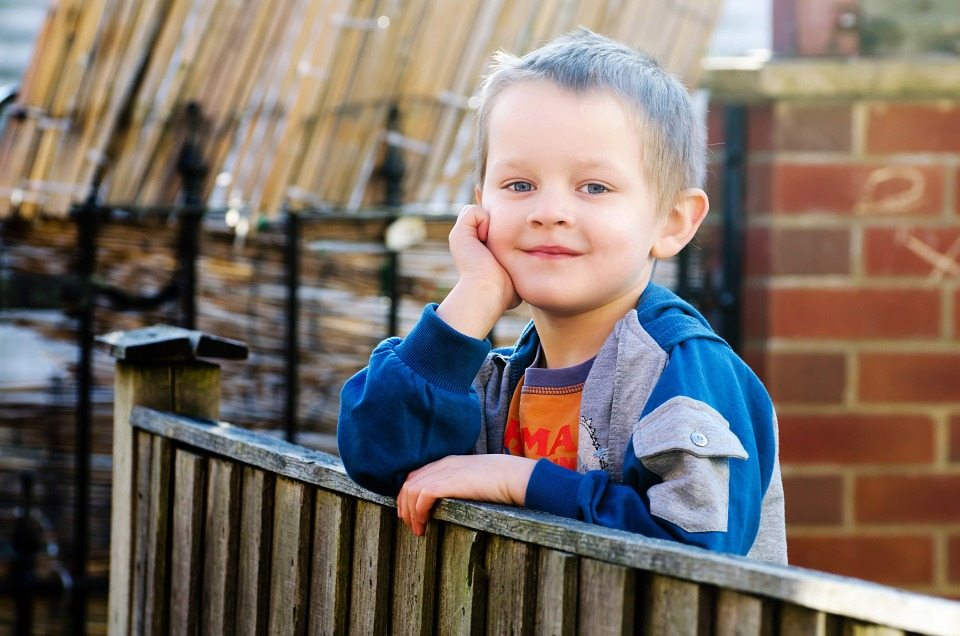
#> input picture board/images/face/03.jpg, 960 x 636 px
$ python new.py
#> lines starting #> are read from the running program, lines starting #| are printed output that depends on the picture; after the words box and inside, x2 and y2 are one past the last pixel; in counts of white or black regions, pixels touching at a corner belong together
import numpy as np, cv2
from PIL import Image, ImageDraw, ImageFont

DRAW_RECTANGLE = 0  # 사각형 그리기
DRAW_CIRCLE    = 1  # 원 그리기
DRAW_ECLIPSE   = 2  # 타원 그리기
DRAW_LINE      = 3  # 직선 그리기
DRAW_BRUSH     = 4  # 브러시 그리기
ERASE          = 5  # 지우개
BLURRING       = 6  # 블러 인덱스
MOSAIC         = 7  # 모자이크
SAVE           = 8  # 저장
PLUS           = 9  # 밝게 하기 명령
MINUS          = 10 # 어둡게 하기 명령
CREAR          = 11 # 지우기   명령
BLACK          = 12  # 흑백
COLOR          = 13 # 색상 아이콘
PALETTE        = 14 # 색상 팔레트
HUE_IDX        = 15 # 색상 인덱스
TEXT        = 16 #텍스트 생성시 사용되는 임시
quality = 100 # 화질 기본값 - 100

# 전역 변수
mouse_mode, draw_mode = 0, 0                # 그리기 모드, 마우스 상태
pt1, pt2, Color = (0, 0), (0, 0), (0, 0, 0) # 시작 좌표, 종료 좌표
thickness = 3                               # 선 두께

image = cv2.imread("images/face/03.jpg", cv2.IMREAD_UNCHANGED)  #이미지 받아오기
#> image is the input picture: shape (636, 960, 3); mean B, G, R 101.8, 110.2, 122.1
if image is None:
    raise Exception("영상 파일 읽기 오류 발생")

def mosaic(src, ratio=0.1):     # 모자이크 함수
    # 이미지를 모자이크로 만드는 함수 모자이크의 정도는 ratio로 수정 가능

    small = cv2.resize(src, None, fx=ratio, fy=ratio, interpolation=cv2.INTER_NEAREST)
    return cv2.resize(small, src.shape[:2][::-1], interpolation=cv2.INTER_NEAREST)

def create_hueIndex(image, roi):  # hue 인덱스로 색상 인덱스를 만드는 함수
    x, y, w, h =  roi                         # 관심 영역 너비, 높이
    index = [[(j, 1, 1) for j in range(w)] for i in range(h)]      # 가로로 만들기
    ratios = (180 / w, 255, 255)
    hueIndex = np.multiply(index, ratios).astype('uint8')  # HSV 화소값 행렬

    image[y:y+h, x:x+w] = cv2.cvtColor(hueIndex, cv2.COLOR_HSV2BGR)

def create_colorPlatte(image, idx, roi):    # 색상 팔레트 만드는 함수
    x, y, w, h = roi
    hue = idx-x
    palatte = [[(hue, j, h-i-1) for j in range(w)] for i in range(h)]

    ratios = (180/w, 255/w, 255/h )
    palatte = np.multiply(palatte, ratios).astype('uint8')

    image[y:y+h, x:x+w] = cv2.cvtColor(palatte, cv2.COLOR_HSV2BGR)


# [288 lines left out: functions onMouse, draw, command, onTrackbar, onTrackbar2, not called in this run]


def place_icons(menuImage, size):
    icon_name = ["rect", "circle", "eclipe", "line",  # 아이콘 파일 이름 리스트 생성
                 "brush", "eraser", "blur", "mosaic", "quality",
                 "plus", "minus", "clear", "black","color"]

    #아이콘 위치와 크기를 관심 영역 리스트로 생성
    icons = [(i%2, i//2, 1, 1) for i in range(len(icon_name))]

    icons = np.multiply(icons, size*2)                  # icons 모든 원소에 size 곱합

    for roi, name in zip(icons, icon_name):
        icon = cv2.imread('images/icon/%s.jpg' %name, cv2.IMREAD_COLOR)
        if icon is None: continue
        x, y, w, h = roi
        menuImage[y:y+h, x:x+w] = cv2.resize(icon, size)

    return list(icons)                   # 팔레트 생성

# 메뉴창 만드는 코드 세로의 크기는 불러온 이미지와 동일
# 가로의 크기는 불러온 이미지의 4분의 1 크기 ()
menuImage = np.full((image.shape[0], int(image.shape[1]/4), 3), 255, np.uint8)

#아이콘 크기조절
xIcon = int(menuImage.shape[1]/2)
#> xIcon = 120
yIcon = int(image.shape[0]/12)
#> yIcon = 53
icons = place_icons(menuImage, (xIcon, yIcon))
#> icons = 14 items, first 6: [0, 0, 120, 53], [120, 0, 120, 53], [0, 53, 120, 53], [120, 53, 120, 53], [0, 106, 120, 53], [120, 106, 120, 53]
#> menuImage: shape (636, 240, 3); every value is 255

# 마지막 아이콘의 위치를 불러온다.
x, y, w, h = icons[-1]                               # 아이콘 사각형 마지막 원소
#> x = 120; y = 318; w = 120; h = 53

icons.append((0, y + h, menuImage.shape[1],int(menuImage.shape[0]*9/30)))
icons.append((0, y + h + int(menuImage.shape[0]*9/30), menuImage.shape[1], int(menuImage.shape[0]/30)))  # 색상 인덱스 사각형 추가

# 팔레트와 색상인덱스를 실제로 생성 함수를 호출
create_colorPlatte(menuImage, 0, icons[PALETTE])    # 팔레트 생성
#> in create_colorPlatte, `x, y, w, h = roi`: x = 0; y = 371; w = 240; h = 190
#> in create_colorPlatte, `hue = idx-x`: hue = 0
#> in create_colorPlatte, `palatte = [[(hue, j, h-i-1) for j in range(w)] for i in range(h)]`: palatte = 190 items
#> in create_colorPlatte, `ratios = (180/w, 255/w, 255/h )`: ratios = (0.75, 1.06, 1.34)
#> in create_colorPlatte, `palatte = np.multiply(palatte, ratios).astype('uint8')`:
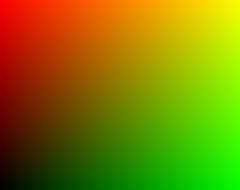
#> palatte: shape (190, 240, 3); mean of channels 0, 1, 2 0, 126.5, 126.3; drawn as B, G, R
#> in create_colorPlatte, `image[y:y+h, x:x+w] = cv2.cvtColor(palatte, cv2.COLOR_HSV2BGR)`:
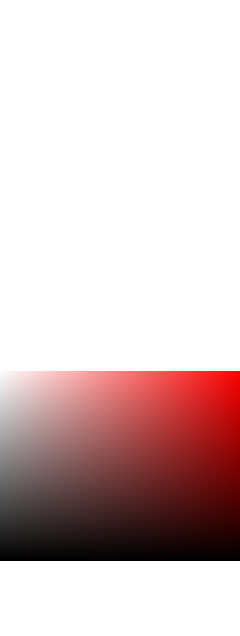
#> image: shape (636, 240, 3); mean B, G, R 197.7, 197.7, 216.6
create_hueIndex(menuImage, icons[HUE_IDX])          # 색상 인덱스 생성
#> in create_hueIndex, `x, y, w, h =  roi`: x = 0; y = 561; h = 21
#> in create_hueIndex, `ratios = (180 / w, 255, 255)`: ratios = (0.75, 255, 255)
#> in create_hueIndex, `hueIndex = np.multiply(index, ratios).astype('uint8')`:
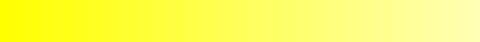
#> hueIndex: shape (21, 240, 3) (shown 2 times larger); mean of channels 0, 1, 2 89.2, 255, 255; drawn as B, G, R
#> in create_hueIndex, `image[y:y+h, x:x+w] = cv2.cvtColor(hueIndex, cv2.COLOR_HSV2BGR)`:
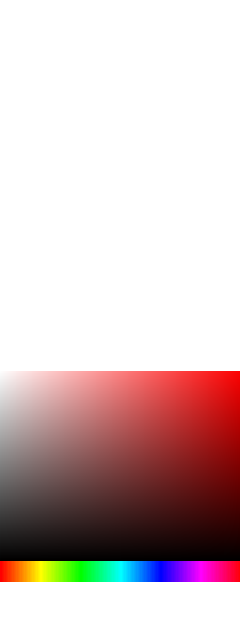
#> image: shape (636, 240, 3); 3.3% of pixels changed, all inside (x1, y1, x2, y2) = (0, 561, 240, 582)

# 메뉴이미지를 기존이미지와 병합
image2 = np.hstack((menuImage,image))
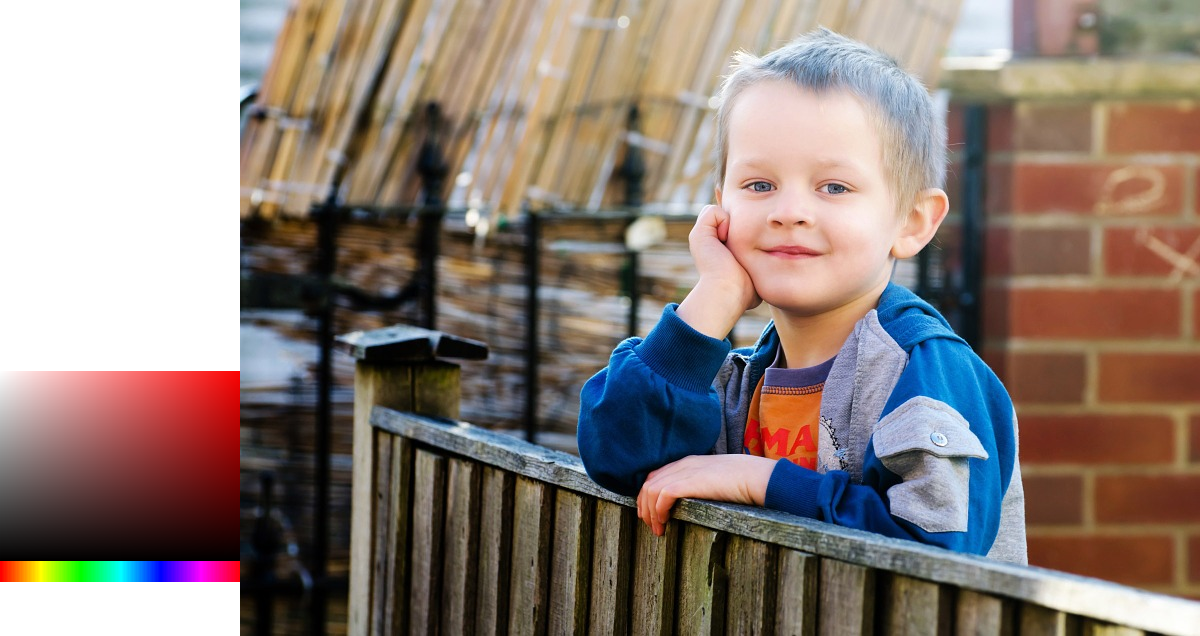
#> image2: shape (636, 1200, 3); mean B, G, R 120.2, 126.8, 140.1
cv2.imshow("test",image2)
cv2.setMouseCallback("test", onMouse)                 # 마우스 콜백 함수
cv2.createTrackbar("Thickness", "test", thickness, 255, onTrackbar)
cv2.setTrackbarMin('Thickness', 'test', 1)
cv2.createTrackbar("quality", "test", quality, 100, onTrackbar2)

xIcon = int(menuImage.shape[1]/2)
yIcon = int(menuImage.shape[0]/12)
canvas = image2[:, menuImage.shape[1]:] # 메뉴를 제외한 캔버스 영역

# 초기 블러이미지 생성을 위한 기본 이미지를 복사
bluImage = image

# 초기 마스크 이미지를 생성한다.
mask = np.zeros_like(bluImage)

# 블러 처리를 위한 커널을 생성
kernel = np.ones((5, 5)) / 5 ** 2

# 블러 이미지 생성
bluImage = cv2.filter2D(bluImage, -1, kernel)

c1 = canvas.copy()

# 초기 마스크 생성을 위한 코드
bluImage = image                                # 초기 블러 이미지 생성을 위한 기본 이미지를 복사
mask = np.zeros_like(bluImage)                  # 초기 마스크 이미지를 생성한다.
kernel = np.ones((5, 5)) / 5 ** 2               # 블러 처리를 위한 커널을 생성
bluImage = cv2.filter2D(bluImage, -1, kernel)   # 블러 이미지 생성
c1 = canvas.copy()

mosaImage = image
mask1 = np.zeros_like(mosaImage)
kernel = np.ones((5, 5)) / 5 ** 2
mosaImage = mosaic(mosaImage)
#> in mosaic, `small = cv2.resize(src, None, fx=ratio, fy=ratio, interpolation=cv2.IN..`:
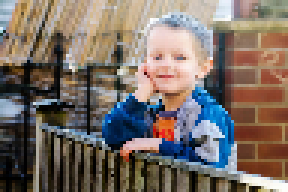
#> small: shape (64, 96, 3) (shown 3 times larger); mean B, G, R 102.3, 110.3, 122
#> in mosaic, `return cv2.resize(small, src.shape[:2][::-1], interpolation=cv2.INTER_..`:
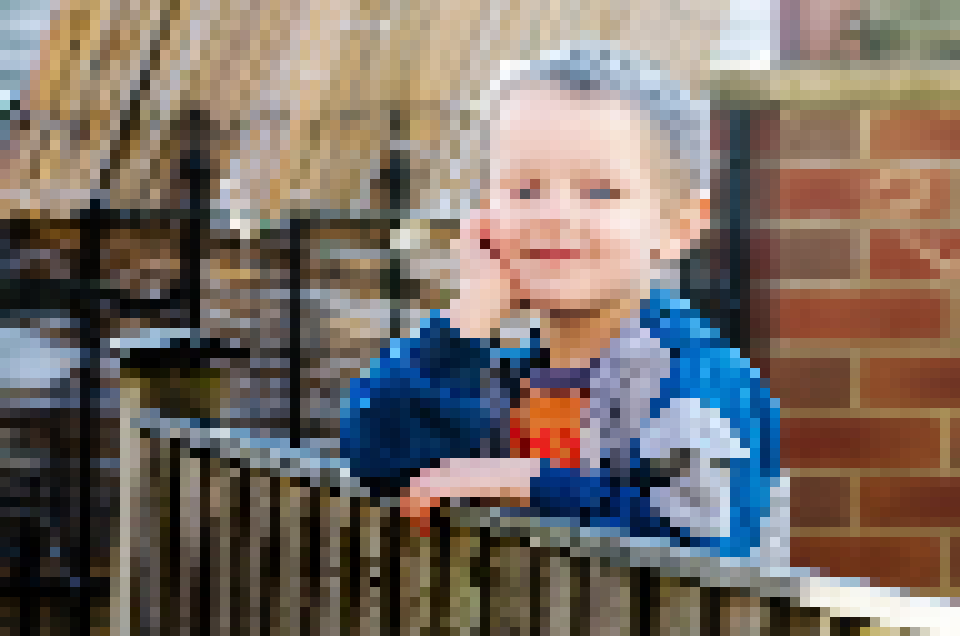
#> returned value: shape (636, 960, 3); mean of channels 0, 1, 2 102.3, 110.3, 122; drawn as B, G, R
c2 = canvas.copy()

#지우개
eraserImage = image
erasermask = np.zeros_like(bluImage)
eraser = canvas.copy()

while True:
    if mouse_mode == 1:                                # 마우스 버튼 떼기
        draw(canvas, Color)                             # 원본에 그림
    elif mouse_mode == 3:                              # 마우스 드래그
        if draw_mode == DRAW_BRUSH or draw_mode == ERASE:
            draw(canvas, Color)                         # 원본에 그림
        else:
            draw(np.copy(canvas), (200, 200, 200))      # 복사본에 회색으로 그림
    if cv2.waitKey(30) == 27:                          # ESC 키를 누르면 종료
#> (key Esc is pressed here)
        break
